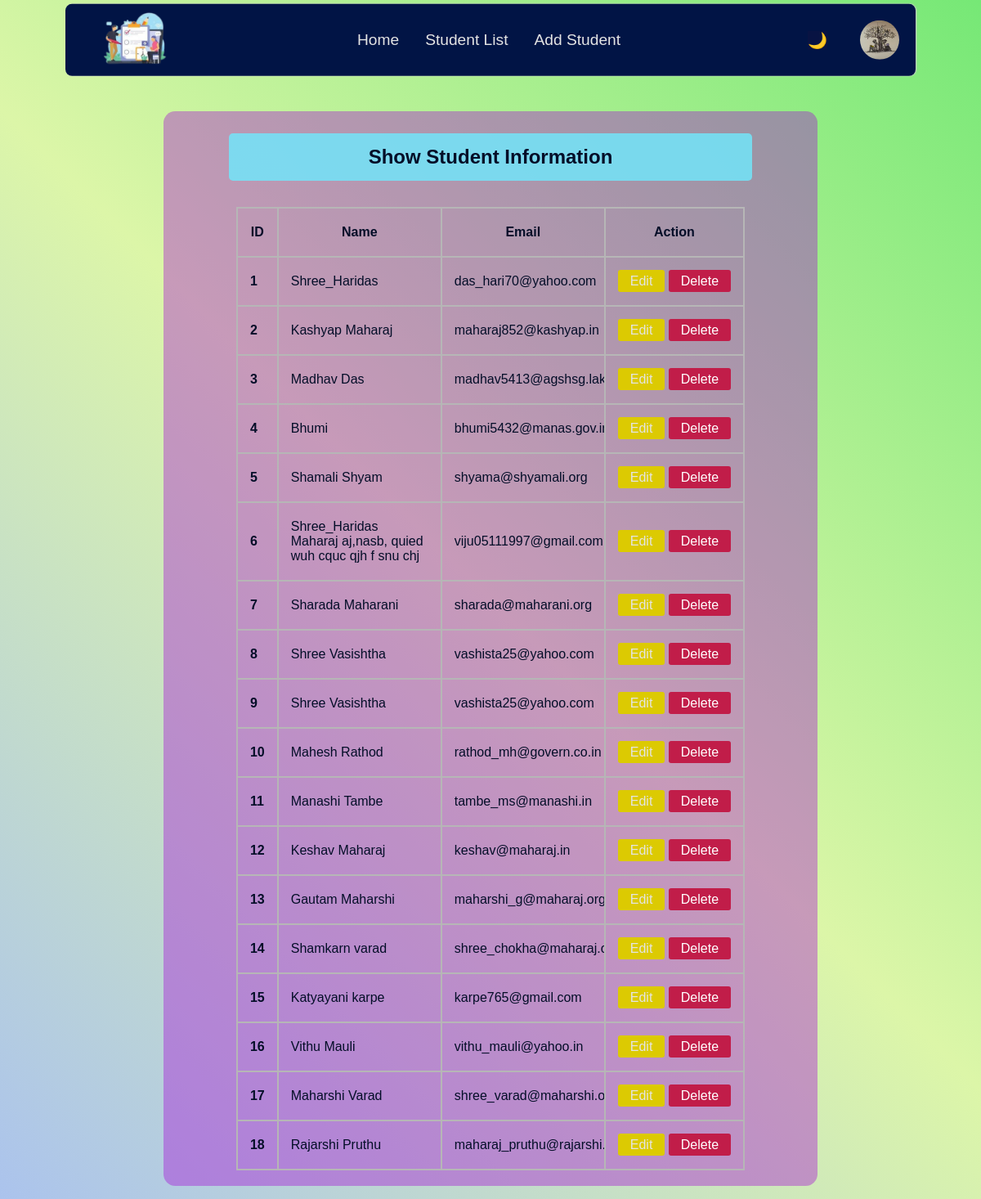
/students-info/, run on an earlier commit of the app's database.
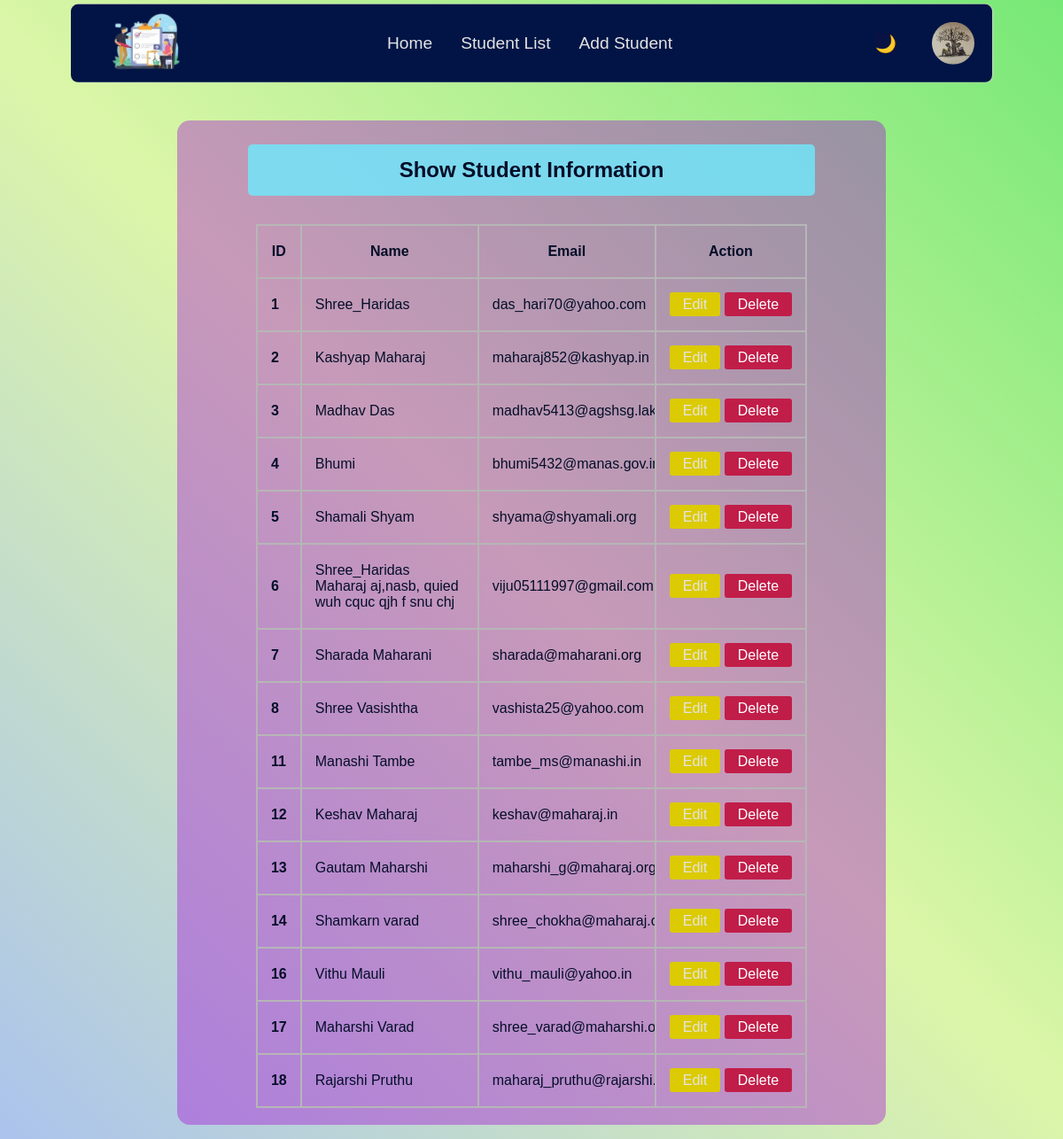
And on a later commit of the database.
### core/models.py (models this page shows)
class Student(models.Model):
  name = models.CharField(max_length=60)
  email = models.EmailField(max_length=100)
  password = models.CharField(max_length=50)

### core/views.py (the view)
# urls.py: path('students-info/', views.StudentsInfoView.as_view(), name='student_list'),
class StudentsInfoView(ListView):
  model = Student
  context_object_name = 'students'
  template_name = 'core/students_info.html'
  def get_context_data(self, **kwargs):
    context = super().get_context_data(**kwargs)
    return context

### core/templates/core/students_info.html (shortened to what this page needs)
{% extends "core/base.html" %}
{% block main %}
<main class="main-content">
  <section class="student-info">
    {% if students %}
      <h2>Show Student Information</h2>
      <div class="table-wrapper">
        <table>
          <thead>
            <tr>
              <th>ID</th>
              <th>Name</th>
              <th>Email</th>
              <th>Action</th>
            </tr>
          </thead>
          <tbody>
            {% for student in students %}
              <tr>
                <td class='student-id'>{{student.id}}</td>
                <td>{{student.name}}</td>
                <td>{{student.email}}</td>
                <td class='action-buttons'>
                  <a class='edit-link' href="{% url 'update' student.id %}">Edit</a>
                  <a class='delete-link' href="{% url 'confirm_delete' student.id %}">Delete</a>
                </td>
              </tr>
            {% endfor %}
          </tbody>
        </table>
      </div>
    {% else %}
      <h2>You have no student info</h2>
    {% endif %}
  </section>
</main>
{% endblock main %}

### core/templates/core/base.html (shortened to what this page needs)
<!DOCTYPE html>
<html lang="en">
  {% load static %}
<head>
  {% block style %}
    <link rel="stylesheet" href="{% static "core/css/core.css" %}">
    <link rel="stylesheet" href="{% static "core/css/header.css" %}">
  {% endblock style %}
</head>
<body class="theme-light">
  {% block header %}
    <header class="header">
      <div class="left-section">
        <img class='app-logo' src="{% static 'core/images/todo-manage.png' %}" alt="App logo" srcset="">
      </div>
      <nav class="middle-section">
        <a class="nav-link" href="{% url 'home' %}">Home</a>
        <a class="nav-link" href="{% url 'student_list' %}">Student List</a>
        <a class="nav-link" href="{% url 'register_student' %}">Add Student</a>
      </nav>
      <div class="right-section">
        <button id="theme-Btn" title="Change background">🌙</button>
        <img src="{% static 'core/images/students.jpg' %}" alt="" class="profile-logo">
      </div>
    </header>
  {% endblock header %}
  {% block main %}{% endblock main %}
</body>
</html>

### core/static/core/css/core.css (style rules this page uses)
:root { --theme-dark: #011445; --theme-light: #c7d0ea; }
* { font-family: sans-serif; box-sizing: border-box; border: none; padding: 0; margin: 0; }
body { min-height: 100vh; width: 100vw; }
body.theme-light { background: linear-gradient(45deg, #abc3ed, #dcf6a8, rgb(118, 232, 118)); color: #040e28; }
a { cursor: pointer; text-decoration: none; color: #e4e4e4; font-size: 1rem; }
.main-content { margin: 1rem auto; width: 90vw; max-width: 1000px; }
section.add-student h2, section.student-info h2 { margin: 0.5rem auto 1rem; padding: 15px 10px; width:95%; max-width: 40rem; border-radius: 5px; background-color: #72e6fbd6; text-align: center; font-weight: 600; }
section.student-info { margin: 3rem auto 1rem; padding: 1.2rem 0.1rem; width: 100%; max-width: 800px; background-color: #a300d460; border-radius: 0.9rem; }
section.student-info .table-wrapper { width: 100%; max-width: max-content; margin: 2rem auto 0; overflow-x: auto; }
section.student-info table { min-width: max-content; border-collapse: collapse; }
section.student-info th, section.student-info td { border: 2px solid #b6b6b6; padding: 20px 15px; max-width: 200px; overflow-x: hidden; }
section.student-info .student-id { font-weight: 600; }
section.student-info .action-buttons .edit-link, section.student-info .action-buttons .delete-link { padding: 5px 15px; border-radius: 3px; cursor: pointer; }
section.student-info .action-buttons .edit-link { background-color: #dcca02; }
.delete-link { background-color: #c11d49; color: #fff; }
.action-buttons { width: max-content; }

### core/static/core/css/header.css (style rules this page uses)
header.header { position: sticky; top: 0.3rem; height: 5.5rem; width: 95%; max-width: 65rem; background-color: var(--theme-dark); color: var(--theme-light); font-size: 1.2rem; display: flex; align-items: center; justify-content: space-between; column-gap: 1rem; margin: 0 auto; padding: 10px 20px 10px 40px; border-radius: 0.5rem; box-shadow: 1px 0 2px #cdcdcd; z-index: 10; }
.app-logo { height: 5.5rem; width: 5.5rem; }
nav.middle-section { display: flex; align-items: center; }
nav.middle-section .nav-link { font-size: 1.2rem; margin: 0 1rem; text-align: center; }
.right-section { display: flex; align-items: center; }
#theme-Btn { cursor: pointer; background-color: #081343; font-size: 1.2rem; }
.right-section .profile-logo { height: 3rem; width: 3rem; border-radius: 2rem; margin-left: 2.5rem; }

What changed in the data, as far as the page shows it:
removed Student: id "9", name "Shree Vasishtha", email "vashista25@yahoo.com"
removed Student: id "10", name "Mahesh Rathod", email "rathod_mh@govern.co.in"
removed Student: id "15", name "Katyayani karpe", email "karpe765@gmail.com"
